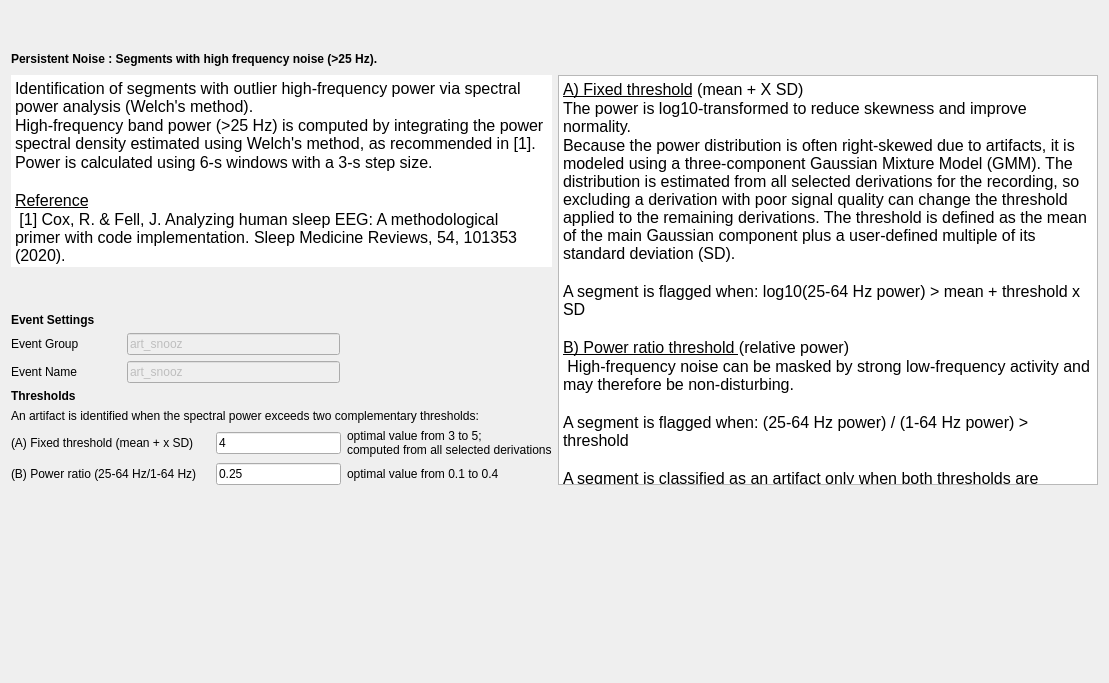
<?xml version="1.0" encoding="UTF-8"?>
<ui version="4.0">
 <class>PersistentNoiseStep</class>
 <widget class="QWidget" name="PersistentNoiseStep">
  <property name="geometry">
   <rect>
    <x>0</x>
    <y>0</y>
    <width>1109</width>
    <height>683</height>
   </rect>
  </property>
  <property name="windowTitle">
   <string>Form</string>
  </property>
  <layout class="QVBoxLayout" name="verticalLayout_2">
   <item>
    <widget class="QWidget" name="imageWidget" native="true">
     <property name="sizePolicy">
      <sizepolicy hsizetype="Expanding" vsizetype="Preferred">
       <horstretch>0</horstretch>
       <verstretch>0</verstretch>
      </sizepolicy>
     </property>
     <layout class="QHBoxLayout" name="horizontalLayout">
      <item>
       <widget class="QLabel" name="label_10">
        <property name="text">
         <string/>
        </property>
        <property name="alignment">
         <set>Qt::AlignmentFlag::AlignCenter</set>
        </property>
       </widget>
      </item>
     </layout>
    </widget>
   </item>
   <item>
    <widget class="QLabel" name="label_9">
     <property name="minimumSize">
      <size>
       <width>0</width>
       <height>20</height>
      </size>
     </property>
     <property name="maximumSize">
      <size>
       <width>16777215</width>
       <height>30</height>
      </size>
     </property>
     <property name="font">
      <font>
       <italic>false</italic>
       <bold>false</bold>
      </font>
     </property>
     <property name="frameShape">
      <enum>QFrame::Shape::NoFrame</enum>
     </property>
     <property name="lineWidth">
      <number>0</number>
     </property>
     <property name="text">
      <string>&lt;html&gt;&lt;head/&gt;&lt;body&gt;&lt;p&gt;&lt;span style=&quot; font-weight:600;&quot;&gt;Persistent Noise : Segments with high frequency noise (&amp;gt;25 Hz).&lt;/span&gt;&lt;/p&gt;&lt;/body&gt;&lt;/html&gt;</string>
     </property>
    </widget>
   </item>
   <item>
    <layout class="QHBoxLayout" name="horizontalLayout_2">
     <item>
      <layout class="QVBoxLayout" name="verticalLayout">
       <item>
        <widget class="QTextEdit" name="description_textEdit">
         <property name="sizePolicy">
          <sizepolicy hsizetype="Expanding" vsizetype="Minimum">
           <horstretch>0</horstretch>
           <verstretch>0</verstretch>
          </sizepolicy>
         </property>
         <property name="minimumSize">
          <size>
           <width>0</width>
           <height>0</height>
          </size>
         </property>
         <property name="maximumSize">
          <size>
           <width>16777215</width>
           <height>700</height>
          </size>
         </property>
         <property name="styleSheet">
          <string notr="true"/>
         </property>
         <property name="frameShape">
          <enum>QFrame::Shape::NoFrame</enum>
         </property>
         <property name="frameShadow">
          <enum>QFrame::Shadow::Plain</enum>
         </property>
         <property name="lineWidth">
          <number>0</number>
         </property>
         <property name="verticalScrollBarPolicy">
          <enum>Qt::ScrollBarPolicy::ScrollBarAlwaysOff</enum>
         </property>
         <property name="horizontalScrollBarPolicy">
          <enum>Qt::ScrollBarPolicy::ScrollBarAlwaysOff</enum>
         </property>
         <property name="readOnly">
          <bool>true</bool>
         </property>
         <property name="html">
          <string>&lt;!DOCTYPE HTML PUBLIC &quot;-//W3C//DTD HTML 4.0//EN&quot; &quot;http://www.w3.org/TR/REC-html40/strict.dtd&quot;&gt;
&lt;html&gt;&lt;head&gt;&lt;meta name=&quot;qrichtext&quot; content=&quot;1&quot; /&gt;&lt;meta charset=&quot;utf-8&quot; /&gt;&lt;style type=&quot;text/css&quot;&gt;
p, li { white-space: pre-wrap; }
hr { height: 1px; border-width: 0; }
li.unchecked::marker { content: &quot;\2610&quot;; }
li.checked::marker { content: &quot;\2612&quot;; }
&lt;/style&gt;&lt;/head&gt;&lt;body style=&quot; font-size:12pt; font-weight:400; font-style:normal;&quot;&gt;
&lt;p style=&quot; margin-top:0px; margin-bottom:0px; margin-left:0px; margin-right:0px; -qt-block-indent:0; text-indent:0px;&quot;&gt;Identification of segments with outlier high-frequency power via spectral power analysis (Welch's method). &lt;/p&gt;
&lt;p style=&quot; margin-top:0px; margin-bottom:0px; margin-left:0px; margin-right:0px; -qt-block-indent:0; text-indent:0px;&quot;&gt;High-frequency band power (&amp;gt;25 Hz) is computed by integrating the power spectral density estimated using Welch's method, as recommended in [1].&lt;/p&gt;
&lt;p style=&quot; margin-top:0px; margin-bottom:0px; margin-left:0px; margin-right:0px; -qt-block-indent:0; text-indent:0px;&quot;&gt;Power is calculated using 6-s windows with a 3-s step size.&lt;/p&gt;
&lt;p style=&quot;-qt-paragraph-type:empty; margin-top:0px; margin-bottom:0px; margin-left:0px; margin-right:0px; -qt-block-indent:0; text-indent:0px;&quot;&gt;&lt;br /&gt;&lt;/p&gt;
&lt;p style=&quot; margin-top:0px; margin-bottom:0px; margin-left:0px; margin-right:0px; -qt-block-indent:0; text-indent:0px;&quot;&gt;&lt;span style=&quot; text-decoration: underline;&quot;&gt;Reference&lt;/span&gt;&lt;/p&gt;
&lt;p style=&quot; margin-top:0px; margin-bottom:0px; margin-left:0px; margin-right:0px; -qt-block-indent:0; text-indent:0px;&quot;&gt; [1] Cox, R. &amp;amp; Fell, J. Analyzing human sleep EEG: A methodological primer with code implementation. Sleep Medicine Reviews, 54, 101353 (2020).&lt;/p&gt;&lt;/body&gt;&lt;/html&gt;</string>
         </property>
        </widget>
       </item>
       <item>
        <spacer name="verticalSpacer">
         <property name="orientation">
          <enum>Qt::Orientation::Vertical</enum>
         </property>
         <property name="sizeType">
          <enum>QSizePolicy::Policy::Preferred</enum>
         </property>
         <property name="sizeHint" stdset="0">
          <size>
           <width>20</width>
           <height>40</height>
          </size>
         </property>
        </spacer>
       </item>
       <item>
        <widget class="QLabel" name="label_4">
         <property name="sizePolicy">
          <sizepolicy hsizetype="Fixed" vsizetype="Fixed">
           <horstretch>0</horstretch>
           <verstretch>0</verstretch>
          </sizepolicy>
         </property>
         <property name="maximumSize">
          <size>
           <width>16777215</width>
           <height>20</height>
          </size>
         </property>
         <property name="font">
          <font>
           <italic>false</italic>
           <bold>false</bold>
          </font>
         </property>
         <property name="text">
          <string>&lt;html&gt;&lt;head/&gt;&lt;body&gt;&lt;p&gt;&lt;span style=&quot; font-weight:700;&quot;&gt;Event Settings&lt;/span&gt;&lt;/p&gt;&lt;/body&gt;&lt;/html&gt;</string>
         </property>
        </widget>
       </item>
       <item>
        <layout class="QGridLayout" name="gridLayout">
         <item row="0" column="0">
          <widget class="QLabel" name="label_5">
           <property name="sizePolicy">
            <sizepolicy hsizetype="Preferred" vsizetype="Preferred">
             <horstretch>0</horstretch>
             <verstretch>0</verstretch>
            </sizepolicy>
           </property>
           <property name="minimumSize">
            <size>
             <width>110</width>
             <height>0</height>
            </size>
           </property>
           <property name="maximumSize">
            <size>
             <width>110</width>
             <height>16777215</height>
            </size>
           </property>
           <property name="toolTip">
            <string>In which &quot;Event Group&quot; the detected artifact are added (label in the annotation file). Go to the general Detectors Settings to edit the group.</string>
           </property>
           <property name="text">
            <string>Event Group</string>
           </property>
          </widget>
         </item>
         <item row="0" column="1">
          <widget class="QLineEdit" name="group_lineEdit">
           <property name="enabled">
            <bool>false</bool>
           </property>
           <property name="maximumSize">
            <size>
             <width>250</width>
             <height>16777215</height>
            </size>
           </property>
           <property name="font">
            <font>
             <italic>false</italic>
             <bold>false</bold>
            </font>
           </property>
           <property name="toolTip">
            <string/>
           </property>
           <property name="text">
            <string>art_snooz</string>
           </property>
          </widget>
         </item>
         <item row="0" column="2">
          <spacer name="horizontalSpacer_2">
           <property name="orientation">
            <enum>Qt::Orientation::Horizontal</enum>
           </property>
           <property name="sizeHint" stdset="0">
            <size>
             <width>40</width>
             <height>20</height>
            </size>
           </property>
          </spacer>
         </item>
         <item row="1" column="0">
          <widget class="QLabel" name="label_3">
           <property name="maximumSize">
            <size>
             <width>110</width>
             <height>16777215</height>
            </size>
           </property>
           <property name="toolTip">
            <string>The event name of the detected artifact (label in the annotation file). Go to the general Detectors Settings to edit the name.</string>
           </property>
           <property name="text">
            <string>Event Name</string>
           </property>
          </widget>
         </item>
         <item row="1" column="1">
          <widget class="QLineEdit" name="name_fixe_lineEdit">
           <property name="enabled">
            <bool>false</bool>
           </property>
           <property name="maximumSize">
            <size>
             <width>250</width>
             <height>16777215</height>
            </size>
           </property>
           <property name="font">
            <font>
             <italic>false</italic>
             <bold>false</bold>
            </font>
           </property>
           <property name="toolTip">
            <string/>
           </property>
           <property name="text">
            <string>art_snooz</string>
           </property>
          </widget>
         </item>
         <item row="1" column="2">
          <spacer name="horizontalSpacer">
           <property name="orientation">
            <enum>Qt::Orientation::Horizontal</enum>
           </property>
           <property name="sizeHint" stdset="0">
            <size>
             <width>40</width>
             <height>20</height>
            </size>
           </property>
          </spacer>
         </item>
        </layout>
       </item>
       <item>
        <widget class="QLabel" name="label_8">
         <property name="font">
          <font>
           <italic>false</italic>
           <bold>false</bold>
          </font>
         </property>
         <property name="text">
          <string>&lt;html&gt;&lt;head/&gt;&lt;body&gt;&lt;p&gt;&lt;span style=&quot; font-weight:700;&quot;&gt;Thresholds&lt;/span&gt;&lt;/p&gt;&lt;/body&gt;&lt;/html&gt;</string>
         </property>
        </widget>
       </item>
       <item>
        <widget class="QLabel" name="label_11">
         <property name="text">
          <string>An artifact is identified when the spectral power exceeds two complementary thresholds:</string>
         </property>
        </widget>
       </item>
       <item>
        <layout class="QGridLayout" name="gridLayout_2">
         <item row="0" column="0">
          <widget class="QLabel" name="label_7">
           <property name="maximumSize">
            <size>
             <width>270</width>
             <height>16777215</height>
            </size>
           </property>
           <property name="toolTip">
            <string>The threshold value to identify the artefact.  Its units is x times the baseline standard deviation.</string>
           </property>
           <property name="text">
            <string>(A) Fixed threshold (mean + x SD)     </string>
           </property>
          </widget>
         </item>
         <item row="0" column="1">
          <widget class="QLineEdit" name="tresh_fixe_lineEdit">
           <property name="maximumSize">
            <size>
             <width>250</width>
             <height>16777215</height>
            </size>
           </property>
           <property name="font">
            <font>
             <italic>false</italic>
             <bold>false</bold>
            </font>
           </property>
           <property name="toolTip">
            <string/>
           </property>
           <property name="text">
            <string>4</string>
           </property>
          </widget>
         </item>
         <item row="0" column="2">
          <widget class="QLabel" name="label_2">
           <property name="sizePolicy">
            <sizepolicy hsizetype="Expanding" vsizetype="Preferred">
             <horstretch>0</horstretch>
             <verstretch>0</verstretch>
            </sizepolicy>
           </property>
           <property name="maximumSize">
            <size>
             <width>16777215</width>
             <height>16777215</height>
            </size>
           </property>
           <property name="text">
            <string>optimal value from 3 to 5;
computed from all selected derivations</string>
           </property>
          </widget>
         </item>
         <item row="1" column="0">
          <widget class="QLabel" name="label">
           <property name="maximumSize">
            <size>
             <width>270</width>
             <height>16777215</height>
            </size>
           </property>
           <property name="font">
            <font>
             <italic>false</italic>
             <bold>false</bold>
            </font>
           </property>
           <property name="text">
            <string>(B) Power ratio (25-64 Hz/1-64 Hz)</string>
           </property>
          </widget>
         </item>
         <item row="1" column="1">
          <widget class="QLineEdit" name="thres_ratio_lineEdit">
           <property name="minimumSize">
            <size>
             <width>0</width>
             <height>0</height>
            </size>
           </property>
           <property name="maximumSize">
            <size>
             <width>250</width>
             <height>16777215</height>
            </size>
           </property>
           <property name="font">
            <font>
             <italic>false</italic>
             <bold>false</bold>
            </font>
           </property>
           <property name="text">
            <string>0.25</string>
           </property>
          </widget>
         </item>
         <item row="1" column="2">
          <widget class="QLabel" name="label_6">
           <property name="sizePolicy">
            <sizepolicy hsizetype="Expanding" vsizetype="Preferred">
             <horstretch>0</horstretch>
             <verstretch>0</verstretch>
            </sizepolicy>
           </property>
           <property name="maximumSize">
            <size>
             <width>16777215</width>
             <height>16777215</height>
            </size>
           </property>
           <property name="text">
            <string>optimal value from 0.1 to 0.4</string>
           </property>
          </widget>
         </item>
        </layout>
       </item>
      </layout>
     </item>
     <item>
      <widget class="QTextEdit" name="settings_textEdit">
       <property name="sizePolicy">
        <sizepolicy hsizetype="Expanding" vsizetype="Expanding">
         <horstretch>0</horstretch>
         <verstretch>0</verstretch>
        </sizepolicy>
       </property>
       <property name="maximumSize">
        <size>
         <width>16777215</width>
         <height>16777215</height>
        </size>
       </property>
       <property name="focusPolicy">
        <enum>Qt::FocusPolicy::NoFocus</enum>
       </property>
       <property name="contextMenuPolicy">
        <enum>Qt::ContextMenuPolicy::NoContextMenu</enum>
       </property>
       <property name="acceptDrops">
        <bool>false</bool>
       </property>
       <property name="styleSheet">
        <string notr="true"/>
       </property>
       <property name="frameShape">
        <enum>QFrame::Shape::StyledPanel</enum>
       </property>
       <property name="frameShadow">
        <enum>QFrame::Shadow::Sunken</enum>
       </property>
       <property name="lineWidth">
        <number>0</number>
       </property>
       <property name="verticalScrollBarPolicy">
        <enum>Qt::ScrollBarPolicy::ScrollBarAlwaysOff</enum>
       </property>
       <property name="horizontalScrollBarPolicy">
        <enum>Qt::ScrollBarPolicy::ScrollBarAlwaysOff</enum>
       </property>
       <property name="readOnly">
        <bool>true</bool>
       </property>
       <property name="html">
        <string>&lt;!DOCTYPE HTML PUBLIC &quot;-//W3C//DTD HTML 4.0//EN&quot; &quot;http://www.w3.org/TR/REC-html40/strict.dtd&quot;&gt;
&lt;html&gt;&lt;head&gt;&lt;meta name=&quot;qrichtext&quot; content=&quot;1&quot; /&gt;&lt;meta charset=&quot;utf-8&quot; /&gt;&lt;style type=&quot;text/css&quot;&gt;
p, li { white-space: pre-wrap; }
hr { height: 1px; border-width: 0; }
li.unchecked::marker { content: &quot;\2610&quot;; }
li.checked::marker { content: &quot;\2612&quot;; }
&lt;/style&gt;&lt;/head&gt;&lt;body style=&quot; font-size:12pt; font-weight:400; font-style:normal;&quot;&gt;
&lt;p style=&quot; margin-top:0px; margin-bottom:0px; margin-left:0px; margin-right:0px; -qt-block-indent:0; text-indent:0px;&quot;&gt;&lt;span style=&quot; text-decoration: underline;&quot;&gt;A) Fixed threshold&lt;/span&gt; (mean + X SD)&lt;/p&gt;
&lt;p style=&quot; margin-top:0px; margin-bottom:0px; margin-left:0px; margin-right:0px; -qt-block-indent:0; text-indent:0px;&quot;&gt;The power is log10-transformed to reduce skewness and improve normality. &lt;/p&gt;
&lt;p style=&quot; margin-top:0px; margin-bottom:0px; margin-left:0px; margin-right:0px; -qt-block-indent:0; text-indent:0px;&quot;&gt;Because the power distribution is often right-skewed due to artifacts, it is modeled using a three-component Gaussian Mixture Model (GMM). The distribution is estimated from all selected derivations for the recording, so excluding a derivation with poor signal quality can change the threshold applied to the remaining derivations. The threshold is defined as the mean of the main Gaussian component plus a user-defined multiple of its standard deviation (SD).&lt;/p&gt;
&lt;p style=&quot;-qt-paragraph-type:empty; margin-top:0px; margin-bottom:0px; margin-left:0px; margin-right:0px; -qt-block-indent:0; text-indent:0px;&quot;&gt;&lt;br /&gt;&lt;/p&gt;
&lt;p style=&quot; margin-top:0px; margin-bottom:0px; margin-left:0px; margin-right:0px; -qt-block-indent:0; text-indent:0px;&quot;&gt;A segment is flagged when: log10(25-64 Hz power) &amp;gt; mean + threshold x SD&lt;/p&gt;
&lt;p style=&quot;-qt-paragraph-type:empty; margin-top:0px; margin-bottom:0px; margin-left:0px; margin-right:0px; -qt-block-indent:0; text-indent:0px;&quot;&gt;&lt;br /&gt;&lt;/p&gt;
&lt;p style=&quot; margin-top:0px; margin-bottom:0px; margin-left:0px; margin-right:0px; -qt-block-indent:0; text-indent:0px;&quot;&gt;&lt;span style=&quot; text-decoration: underline;&quot;&gt;B) Power ratio threshold &lt;/span&gt;(relative power)&lt;/p&gt;
&lt;p style=&quot; margin-top:0px; margin-bottom:0px; margin-left:0px; margin-right:0px; -qt-block-indent:0; text-indent:0px;&quot;&gt; High-frequency noise can be masked by strong low-frequency activity and may therefore be non-disturbing. &lt;/p&gt;
&lt;p style=&quot;-qt-paragraph-type:empty; margin-top:0px; margin-bottom:0px; margin-left:0px; margin-right:0px; -qt-block-indent:0; text-indent:0px;&quot;&gt;&lt;br /&gt;&lt;/p&gt;
&lt;p style=&quot; margin-top:0px; margin-bottom:0px; margin-left:0px; margin-right:0px; -qt-block-indent:0; text-indent:0px;&quot;&gt;A segment is flagged when: (25-64 Hz power) / (1-64 Hz power) &amp;gt; threshold&lt;/p&gt;
&lt;p style=&quot;-qt-paragraph-type:empty; margin-top:0px; margin-bottom:0px; margin-left:0px; margin-right:0px; -qt-block-indent:0; text-indent:0px;&quot;&gt;&lt;br /&gt;&lt;/p&gt;
&lt;p style=&quot; margin-top:0px; margin-bottom:0px; margin-left:0px; margin-right:0px; -qt-block-indent:0; text-indent:0px;&quot;&gt;A segment is classified as an artifact only when both thresholds are exceeded.&lt;/p&gt;
&lt;p style=&quot;-qt-paragraph-type:empty; margin-top:0px; margin-bottom:0px; margin-left:0px; margin-right:0px; -qt-block-indent:0; text-indent:0px;&quot;&gt;&lt;br /&gt;&lt;/p&gt;
&lt;p style=&quot; margin-top:0px; margin-bottom:0px; margin-left:0px; margin-right:0px; -qt-block-indent:0; text-indent:0px;&quot;&gt;To reduce false positives, particularly during low-amplitude REM sleep, first increase the power ratio threshold. This requires a greater proportion of signal power in the 25-64 Hz frequency band before a segment is classified as an artifact.&lt;/p&gt;&lt;/body&gt;&lt;/html&gt;</string>
       </property>
      </widget>
     </item>
    </layout>
   </item>
   <item>
    <spacer name="verticalSpacer_2">
     <property name="orientation">
      <enum>Qt::Orientation::Vertical</enum>
     </property>
     <property name="sizeType">
      <enum>QSizePolicy::Policy::Expanding</enum>
     </property>
     <property name="sizeHint" stdset="0">
      <size>
       <width>20</width>
       <height>10</height>
      </size>
     </property>
    </spacer>
   </item>
  </layout>
 </widget>
 <resources>
  <include location="../../../../../snooz-toolbox/src/main/python/ui/themes/themes.qrc"/>
 </resources>
 <connections/>
 <slots>
  <slot>on_choose()</slot>
  <slot>on_input_format_changed()</slot>
 </slots>
</ui>
